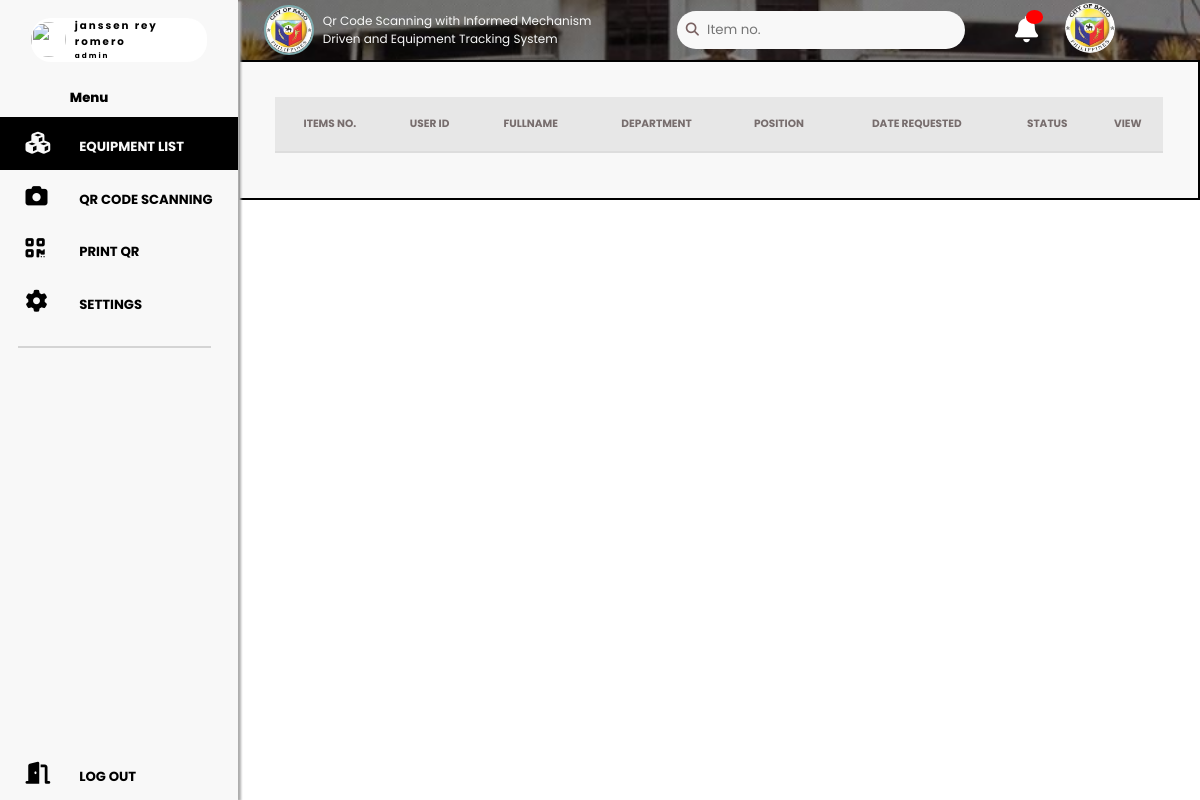
/pages/storekeeper/equipment_list.php (signed in), run on an earlier commit of the app's database.
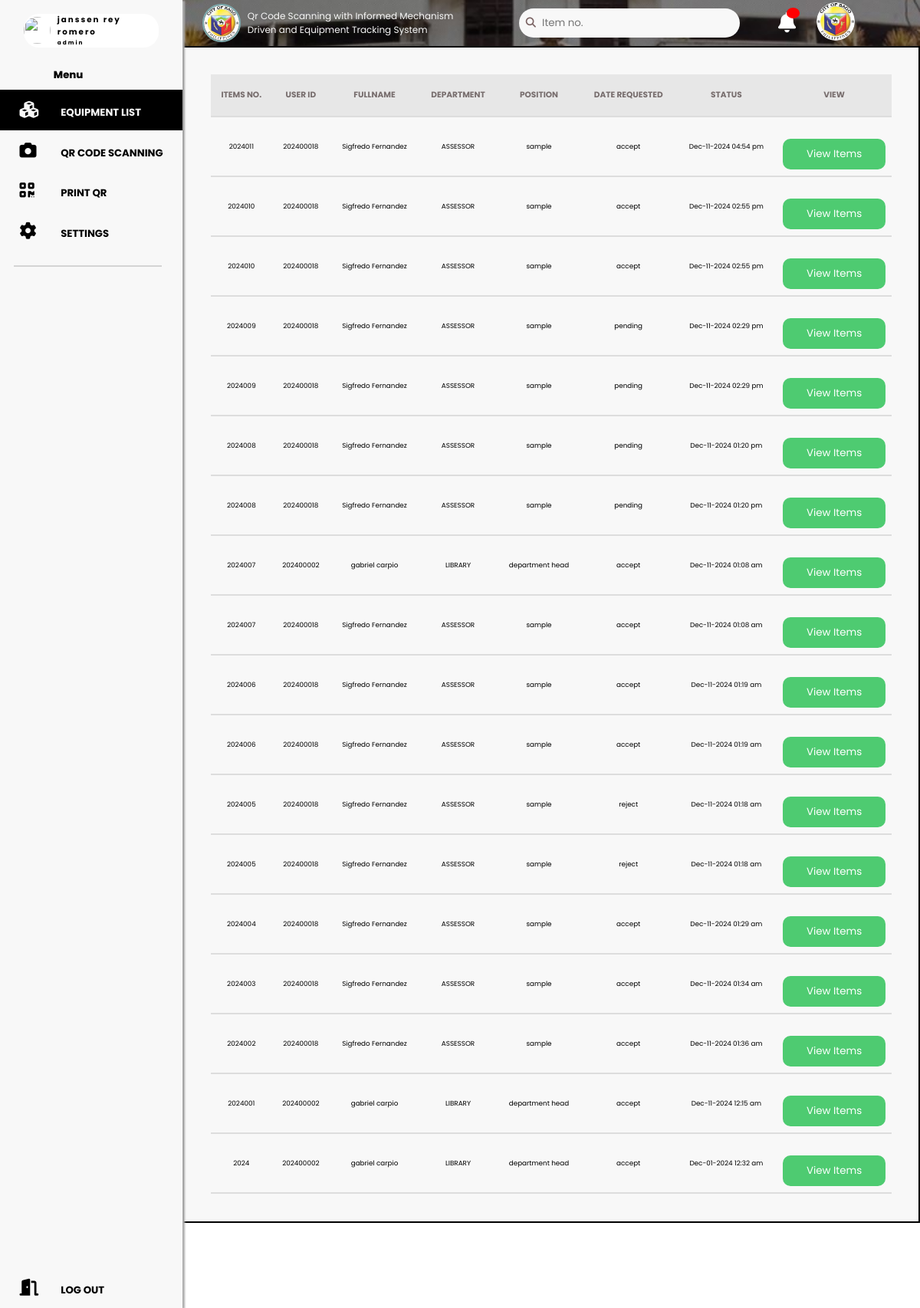
And on a later commit of the database.
### tables this page shows
CREATE TABLE `purchase_request` (
  `id` int(11) NOT NULL,
  `notification_id` int(11) NOT NULL,
  `purchase_request_code` int(11) NOT NULL,
  `datetime` datetime NOT NULL,
  `isSeen` tinyint(1) NOT NULL DEFAULT 1,
  `status` varchar(20) NOT NULL
);

CREATE TABLE `users` (
  `id` int(11) NOT NULL,
  `usercode` int(11) NOT NULL,
  `email` varchar(50) NOT NULL,
  `password` varchar(256) NOT NULL,
  `phone_number` varchar(11) NOT NULL,
  `fullname` varchar(50) NOT NULL,
  `birthdate` date NOT NULL,
  `gender` varchar(50) NOT NULL,
  `role` varchar(50) NOT NULL,
  `department` varchar(100) NOT NULL,
  `position` varchar(50) NOT NULL,
  `profile` varchar(100) DEFAULT NULL,
  `status` varchar(10) NOT NULL
);

### pages/storekeeper/equipment_list.php (the view, shortened to what this page needs)
<?php
require '../../logic/dbCon.php';
?>
<!DOCTYPE html>
<html lang="en">
<head>
    <link rel="stylesheet" href="https://cdnjs.cloudflare.com/ajax/libs/font-awesome/6.6.0/css/all.min.css" />
    <link rel="stylesheet" href="https://cdn.jsdelivr.net/npm/swiper@11/swiper-bundle.min.css" />
    <link rel="stylesheet" href="../../styles/accountability.css?v=1.1">
</head>
<body>
        <?php include 'noti_storekeeper_content.php' ?>
    <header>
        <div class="user">
            <img src="<?php echo $_SESSION['profile'] ?>" alt="">
            <div>
                <h3 style="letter-spacing: 2px;"><?php echo $_SESSION['fullname'] ?></h3>
                <h5 style="letter-spacing: 2px;"><?php echo $_SESSION['role'] ?></h5>
            </div>
        </div>
        <span class="menutext">menu</span>
        <nav class="navbar">
            <ul>
                <li>
                    <i class="fa-solid fa-cubes" id="active"></i>
                    <a href="equipment_list.php" id="active">EQUIPMENT LIST</a>
                </li>
                <li>
                    <i class="fa-solid fa-camera"></i>
                    <a href="storekeep_qr.php">QR CODE SCANNING</a>
                </li>
                <li>
                    <i class="fa-solid fa-qrcode"></i>
                    <a href="print_qr.php">PRINT QR</a>
                </li>
                <li>
                    <i class="fa-solid fa-gear"></i>
                    <a href="settings.php">SETTINGS</a>
                </li>
                <div class="div">
                    <span></span>
                </div>
                <li>
                    <i class="fa-solid fa-door-open"></i>
                    <a href="../../logic/logout.php">LOG OUT</a>
                </li>
            </ul>
        </nav>
    </header>
    <div class="container">
        <div class="header">
            <div class="div1">
                <div class="content">
                    <div class="logo">
                        <img src="../../styles/images/logo1.png" alt="">
                    </div>
                    <p>Qr Code Scanning with Informed Mechanism <br> Driven and Equipment Tracking System</p>
                </div>
            </div>
            <div class="div2">
                <div class="content2">
                    <div class="search">
                        <i class="fa-solid fa-search"></i>
                        <input type="number" placeholder="Item no." class="search-input" id="searchInput" oninput="getsearch(this.value)">
                    </div>
                    <div class="notpic">
                        <div class="notification noti_bell" onclick="openNotification()">
                            <div class="noti_count" id="noti_count"></div>
                            <i class="fa-solid fa-bell "></i>
                        </div>
                        <div class="profile">
                            <img src="../../styles/images/logo1.png" alt="">
                        </div>
                    </div>
                </div>
            </div>
        </div>
        <main class="containermain">
            <div class="table-container">
                <table id="dataTable">
                    <thead>
                        <tr>
                            <th>ITEMS NO.</th>
                            <th>USER ID</th>
                            <th>FULLNAME</th>
                            <th>DEPARTMENT</th>
                            <th>POSITION</th>
                            <th>DATE REQUESTED</th>
                            <th>STATUS</th>
                            <th>View</th>
                        </tr>
                    </thead>
                    <tbody id="tableBody">
                        <?php
                        $stmt = $conn->prepare("SELECT u.usercode ,u.fullname, u.department, u.position, p.purchase_request_code, p.datetime, p.status FROM purchase_request AS p JOIN purchase_request_list AS l ON l.purchase_request_code = p.purchase_request_code JOIN users AS u ON l.requester_code = u.usercode ORDER BY p.id DESC;");
                        $stmt->execute();
                        $result = $stmt->get_result();
                        while ($row = $result->fetch_assoc()) {
                            echo '
                                <tr>
                                    <td>'. htmlspecialchars($row['purchase_request_code']).
                                    '</td>
                                    <td>'. htmlspecialchars($row['usercode']).
                                    '</td>
                                    <td>'. htmlspecialchars($row['fullname']).
                                    '</td>
                                    <td>'. htmlspecialchars($row['department']).
                                    '</td>
                                    <td>'. htmlspecialchars($row['position']).
                                    '</td>
                                    <td>'. htmlspecialchars($row['status']).
                                    '</td>
                                    <td>'. date("M-d-Y h:s a", strtotime($row['datetime'])).
                                    '</td>
                                    <td><button class="btn-viem-items" onclick="viewitems('.$row["purchase_request_code"].')">View Items</button></td>
                                </tr>
                            ';
                        }
                        ?>
                    </tbody>
                </table>
            </div>
        </main>
    </div>
</body>
</html>

### pages/storekeeper/noti_storekeeper_content.php (shortened to what this page needs)
<link rel="stylesheet" href="../../styles/sweetalert2.min.css">

### styles/accountability.css (style rules this page uses)
* { margin:0; padding:0; box-sizing:border-box; text-decoration:none; outline:none; border:none; transition:all .2s linear; font-family: "Poppins", sans-serif; }
html { font-size:58.5%; overflow-x:hidden; }
body { background:#7eabae; overflow-x:hidden; padding-left:27rem; }
header { position:fixed; top:0; left:0; z-index:1000; height:100%; width:27rem; background:#F8F8F8; display:flex; align-items:center; flex-flow:column; filter: drop-shadow(3px 1px 1px #adadad); }
header .user { margin-top: 2rem; display: flex; align-items: center; justify-content:center; flex-direction: row; width: 20rem; height:5rem; background-color: #FFFFFF; border-radius: 20px; gap: 1rem; }
header .user img { display: flex; align-items: center; justify-content: center; height:4rem; width:4rem; border-radius:50%; object-fit:cover; }
.menutext { font-size: 1.5rem; margin-left: -25%; text-transform: capitalize; font-weight: 800; margin-top: 3rem; margin-bottom: 1rem; }
header .navbar { width:100%; }
header .navbar ul li { list-style:none; transition: background-color 0.3s, color 0.3s; position: relative; }
.navbar ul li i { font-size: 2.5rem; left: 33%; top: 1.7rem; position: absolute; margin-left: -6rem; }
header .navbar ul #active { background-color: #000000; color: #F8F8F8; }
header .navbar ul li a { display:block; border-radius: 15px 0 0 15px; padding-left: 15rem; background:#F8F8F8; padding-top: 20px; height: 6rem; margin-left:-6rem; color:#000000; font-size:1.5rem; font-weight: bold; }
header .navbar ul li:last-child { position: absolute; bottom: 0; width: 100%; }
.div { display: flex; align-items: center; justify-content: center; }
.div span { border: 1px solid #D4D4D4; width: 40rem; margin-right: 3rem; margin-left: 2rem; margin-top: 2rem; }
@media (max-width:1200px) { html { font-size:55%; } }
.container { background-color: #ffffff; height: 100vh; display: flex; flex-direction: column; overflow: hidden; }
.container .header { display: flex; align-items: center; justify-content: space-between; height:60px; background-image: url(images/Rectangle\ 1.png); background-repeat: no-repeat; background-size: cover; background-position: center; padding: 2rem; }
.div1 { display: flex; width: 400px; height: 100px; }
.div1 .content { display: flex; align-items: center; justify-content: flex-start; margin-left:1rem; }
.div1 .logo { margin-right: 1rem; border: 2px solid #7eabae; width: 50px; height: 50px; object-fit: cover; border-radius: 50%; overflow: hidden; display: flex; align-items: center; justify-content: center; }
.div1 .logo img { width: 100%; height: 100%; }
.div1 .content p { font-size: 12px; color: #F8F8F8; }
.div2 .content2 { height: 100px; display: flex; align-items: center; justify-content: flex-start; padding: 2rem; }
.search { display: flex; align-items: center; background-color: #F8F8F8; gap: 3%; padding: 1rem; border-radius: 20px; }
.search i { font-size: 1.5rem; color: rgb(121, 97, 97); }
.search input { width: 100%; height: 100%; border: none; background: none; }
.notpic { display: flex; align-items: center; justify-content: center; justify-content: center; gap: 3rem; width: 200px; }
.notpic .profile img { width: 50px; height: 50px; object-fit: cover; border-radius: 50%; }
.container main { background-color: #F8F8F8; padding: 4rem; max-height: 90vh; overflow-y: auto; box-sizing: border-box; border: 2px solid #000; }
.table-container { width: 100%; overflow-x: auto; }
table { width: 100%; border-collapse: collapse; margin-bottom: 10px; }
th, td { height: 55px; border-bottom: 2px solid #ddd; padding: 8px; text-align: center; }
th { background-color: #E7E7E7; text-align: center; color: rgb(119, 109, 109); font-size: 1.2rem; text-transform: uppercase; }
.btn-viem-items { background-color: #4ECB71; color: white; padding: 10px 20px; border: none; border-radius: 10px; cursor: pointer; align-items: center; text-align: center; justify-content: center; display: flex; margin-top: 20px; width: 100%; }

### pages/storekeeper/equipment_list.php (style rules this page uses)
.notification { font-size: 3rem; cursor: pointer; }
.notification > i { color: white; }

### pages/storekeeper/noti_storekeeper_content.php (style rules this page uses)
.noti_bell { position: relative; }
.noti_count { position: absolute; width: 75%; height: 35%; right: -5px; background-color: red; border-radius: 50%; text-align: center; color: white; font-weight: 900; font-size: 1rem; }

What changed in the data, as far as the page shows it:
added purchase_request: purchase_request_code "2024011", users.usercode "202400018", users.fullname "Sigfredo Fernandez", users.department "ASSESSOR", users.position "sample", status "accept", datetime "Dec-11-2024 04:54 pm"
added purchase_request: purchase_request_code "2024010", users.usercode "202400018", users.fullname "Sigfredo Fernandez", users.department "ASSESSOR", users.position "sample", status "accept", datetime "Dec-11-2024 02:55 pm"
added purchase_request: purchase_request_code "2024009", users.usercode "202400018", users.fullname "Sigfredo Fernandez", users.department "ASSESSOR", users.position "sample", status "pending", datetime "Dec-11-2024 02:29 pm"
added purchase_request: purchase_request_code "2024008", users.usercode "202400018", users.fullname "Sigfredo Fernandez", users.department "ASSESSOR", users.position "sample", status "pending", datetime "Dec-11-2024 01:20 pm"
added purchase_request: purchase_request_code "2024007", users.usercode "202400002", users.fullname "gabriel carpio", users.department "LIBRARY", users.position "department head", status "accept", datetime "Dec-11-2024 01:08 am", users.usercode "202400018", users.fullname "Sigfredo Fernandez", users.department "ASSESSOR", users.position "sample"
added purchase_request: purchase_request_code "2024006", users.usercode "202400018", users.fullname "Sigfredo Fernandez", users.department "ASSESSOR", users.position "sample", status "accept", datetime "Dec-11-2024 01:19 am"
added purchase_request: purchase_request_code "2024005", users.usercode "202400018", users.fullname "Sigfredo Fernandez", users.department "ASSESSOR", users.position "sample", status "reject", datetime "Dec-11-2024 01:18 am"
added purchase_request: purchase_request_code "2024004", users.usercode "202400018", users.fullname "Sigfredo Fernandez", users.department "ASSESSOR", users.position "sample", status "accept", datetime "Dec-11-2024 01:29 am"
added purchase_request: purchase_request_code "2024003", users.usercode "202400018", users.fullname "Sigfredo Fernandez", users.department "ASSESSOR", users.position "sample", status "accept", datetime "Dec-11-2024 01:34 am"
added purchase_request: purchase_request_code "2024002", users.usercode "202400018", users.fullname "Sigfredo Fernandez", users.department "ASSESSOR", users.position "sample", status "accept", datetime "Dec-11-2024 01:36 am"
added purchase_request: purchase_request_code "2024001", users.usercode "202400002", users.fullname "gabriel carpio", users.department "LIBRARY", users.position "department head", status "accept", datetime "Dec-11-2024 12:15 am"
added purchase_request: purchase_request_code "2024", users.usercode "202400002", users.fullname "gabriel carpio", users.department "LIBRARY", users.position "department head", status "accept", datetime "Dec-01-2024 12:32 am"
